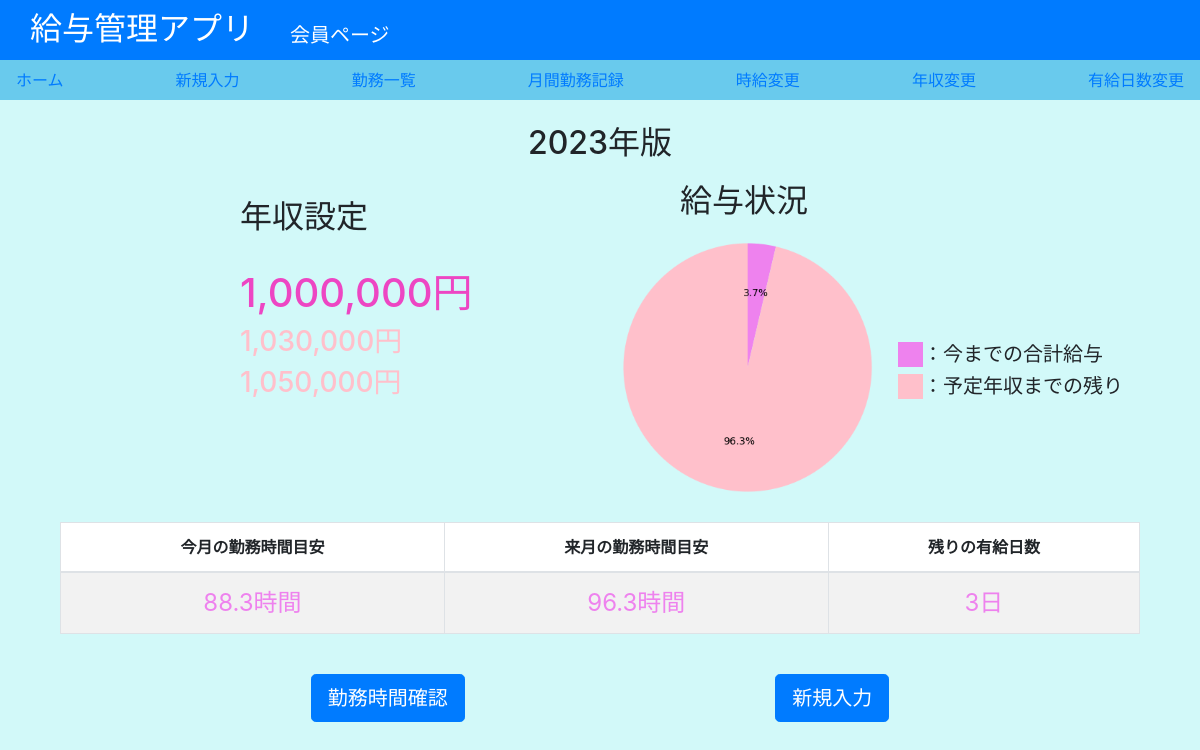
Page /top/1/ (signed in) on the committed database.
### salary/models.py (models this page shows, shortened)
class Yearwage(models.Model):
    class Meta:
       verbose_name="年収"
    name = models.PositiveIntegerField(default=1000000,verbose_name="年収")
    user = models.ForeignKey(get_user_model(), verbose_name='ログインユーザー', on_delete=models.CASCADE)

### salary/views.py (the view)
# urls.py: path("top/<int:year_wage_id>/", views.apptop_template, name="top"),
def apptop_template(request,year_wage_id):
    global l
    l=1
    work1 = Work.objects.filter(Worked_date__year = date.today().year,Worked_date__month__lte = date.today().month,user_id=request.user.id)
    work2 = Work.objects.filter(Worked_date__year = date.today().year,Worked_date__month__lt = date.today().month,user_id=request.user.id)
    work1_2 = Work.objects.filter(Q(Worked_date__year = date.today().year,Worked_date__month__lte = date.today().month,user_id=request.user.id),Q(zangyo_m__isnull=False)|Q(zangyo_h__isnull=False))
    work2_2 = Work.objects.filter(Q(Worked_date__year = date.today().year,Worked_date__month__lt = date.today().month),Q(zangyo_m__isnull=False,user_id=request.user.id)|Q(zangyo_h__isnull=False))
    if Zangyo.objects.filter(user_id=request.user.id).exists():
        zangyo = int(Zangyo.objects.get(user_id=request.user.id).name)
    else:
        zangyo = 0
        l=0
    if work1.all().exists():
        sum_wage1_2 = int(work1.aggregate(Sum("total_wage")).get("total_wage__sum"))
    else:
        sum_wage1_2 = 0
    if work2.all().exists():
        sum_wage2_2 = int(work2.aggregate(Sum("total_wage")).get("total_wage__sum"))
    else:
        sum_wage2_2 = 0
    if work1_2.all().exists():
        re_zangyo_h = work1_2.aggregate(Sum("zangyo_h")).get("zangyo_h__sum")
        re_zangyo_m = work1_2.aggregate(Sum("zangyo_m")).get("zangyo_m__sum")
        if re_zangyo_h:
            zangyo_h_1 = int(re_zangyo_h)
        else:
            zangyo_h_1 =0
        if re_zangyo_m:
            zangyo_m_1 = int(re_zangyo_m)
        else:
            zangyo_m_1 =0
    else:
        zangyo_h_1 = 0
        zangyo_m_1 =0
    if work2_2.all().exists():
        re_zangyo_h = work2_2.aggregate(Sum("zangyo_h")).get("zangyo_h__sum")
        re_zangyo_m = work2_2.aggregate(Sum("zangyo_m")).get("zangyo_m__sum")
        if re_zangyo_h:
            zangyo_h_2 = int(re_zangyo_h)
        else:
            zangyo_h_2 =0
        if re_zangyo_m:
            zangyo_m_2 = int(re_zangyo_m)
        else:
            zangyo_m_2 =0
    else:
        zangyo_h_2 = 0
        zangyo_m_2 =0
    if not work1_2:
        sum_wage1 = sum_wage1_2
    else:
        sum_wage1 = sum_wage1_2+zangyo*zangyo_h_1+zangyo*zangyo_m_1/60
    if not work2_2:
        sum_wage2 = sum_wage2_2
    else:
        sum_wage2 = sum_wage2_2+zangyo*zangyo_h_2+zangyo*zangyo_m_2/60
    if Wage.objects.filter(user_id=request.user.id).exists():
        pass
    else:
        l=0
    if Yearwage.objects.filter(user_id=request.user.id).exists():
        if year_wage_id == 1:
            num = int(Yearwage.objects.filter(user_id=request.user.id).aggregate(Min("id")).get("id__min"))
            yearwage = Yearwage.objects.filter(user_id=request.user.id).get(id = num).name
        else:
            yearwage = Yearwage.objects.filter(user_id=request.user.id).get(id = year_wage_id).name
        if yearwage-sum_wage1>=0:
            pie = [sum_wage1, yearwage-sum_wage1]
            label = ["累計給与","残り"]
        else:
            pie = [sum_wage1]
            label = ["累計給与"]
        chart = graph.Plot_PieChart(pie, label)
    else:
        yearwage=0
        l=0
    if total_yukyu.objects.filter(user_id=request.user.id).exists():
        Total_yukyu = total_yukyu.objects.filter(user_id=request.user.id).get(number=1).name
    else:
        Total_yukyu = 0
        l=0
    day = date.today() + relativedelta(months=-1)
    month = int(date.today().month)
    year_wage = Yearwage.objects.filter(user_id=request.user.id)
    work_year=Work.objects.filter(Worked_date__year = date.today().year,user_id=request.user.id)
    if not work_year:
        sum_yukyu=0
    else:
        sum_yukyu = Work.objects.filter(Worked_date__year = date.today().year,user_id=request.user.id).aggregate(Sum("yukyu")).get("yukyu__sum")
    if not work_year.filter(Worked_date__month = day.month):
        wage_avg=Wage.objects.filter(user_id=request.user.id).aggregate(Avg("name")).get("name__avg")
    else:
        wage_avg = Work.objects.filter(Worked_date__year = day.year,Worked_date__month = day.month,user_id=request.user.id).aggregate(Avg("wage")).get("wage__avg")
    if not work_year.filter(Worked_date__month = date.today().month):
        wage_avg_2=Wage.objects.filter(user_id=request.user.id).aggregate(Avg("name")).get("name__avg")
    else:
        wage_avg_2 = Work.objects.filter(Worked_date__year = date.today().year,Worked_date__month = date.today().month,user_id=request.user.id).aggregate(Avg("wage")).get("wage__avg")
    if l == 0:
        return render(request,"salary/setting.html",{"wage":Wage.objects.filter(user_id=request.user.id),"yearwage":yearwage,"totalyukyu":Total_yukyu,"zangyo":zangyo})
    else:
        return render(
            request,
            'salary/apptop.html',
            {
                'sum_wage1':sum_wage1,
                'sum_wage2':sum_wage2,
                'wage_avg':wage_avg,
                'wage_avg_2':wage_avg_2,
                'tomonth':13-month,
                'nextmonth':12-month,
                'yearwage':yearwage,
                'sum_yukyu':sum_yukyu,
                'total_yukyu':Total_yukyu,
                'year_wage':year_wage,
                'zangyo':zangyo,
                'id':year_wage_id,
                'chart':chart,
            }
        )

### salary/graph.py (called while the page is built)
def Output_Graph():
    buffer = BytesIO()
    plt.savefig(buffer, format="png", transparent=True) #transparent=Trueで背景透明化
    buffer.seek(0)
    img = buffer.getvalue()
    graph = base64.b64encode(img)
    graph = graph.decode("utf-8")
    buffer.close()
    return graph

def Plot_PieChart(p,l):
    plt.rcParams['font.family'] = 'Ms Gothic'
    c = ['violet',"pink"]
    plt.switch_backend("AGG")
    plt.figure(figsize=(4,4))
    plt.pie(p, autopct='%.1f%%', colors = c, counterclock=False, startangle=90, radius=1.4, center=(0, 0))
    graph = Output_Graph()
    return graph

### salary/templates/salary/apptop.html (shortened to what this page needs)
{% extends "salary/base2.html" %}
{% load mathfilters %}
{% load humanize %}
{% block main %}
    <h2 style="margin: 0;" class="center"><script type="text/javascript">ShowNowYear();</script>年版</h2>
    <div class="flex1" style="display: flex; margin: 0; height: 360px;">
        <div class="text2" style="width: 30%; margin-left: 20%;">
            <h2 style=" margin-top: 10%;">年収設定</h2><br>
            <form>
                {% for year_wage in year_wage %}
                {% if id == year_wage.id %}
                    <h1><a style="color: rgb(237, 70, 195);" href="{% url 'top' year_wage.id %}">{{ year_wage.name|intcomma }}円</a></h1>
                {% else %}
                    <h3><a style="color: pink;" href="{% url 'top' year_wage.id %}">{{ year_wage.name|intcomma }}円</a></h3>
                {% endif %}
                {% endfor %}
            </form>
        </div>
        <div style="display:flex; flex-flow: column;">
            <h2 style="text-align: center; height: 40px; margin-top: 20px; margin-bottom: 0;">給与状況</h2>
            <img style="height: 80%;" onerror="this.style.display='none'"/>
        </div>
        <div style="width: 25%; margin-left: 10px;">
            <div style="margin-top: 60%; display: flex;">
                <div style="width: 25px; height: 25px; background-color: violet; border: 4px black;"></div>
                <h5>：今までの合計給与</h5>
            </div>
            <div style="display: flex;">
                <div style="width: 25px; height: 25px; background-color: pink; border: 4px black;"></div>
                <h5>：予定年収までの残り</h5>
            </div>
        </div>
    </div>
    <table id=time_list width="100%" class="table table-striped table-bordered table-hover" style="background-color: white; width: 90%; margin-left: 5%; margin-top: 0;">
        <thead>
            <tr>
                <th class="center">今月の勤務時間目安</th>
                <th class="center">来月の勤務時間目安</th>
                <th class="center">残りの有給日数</th>
            </tr>
        </thead>
        <tbody>
            <tr>
                {% if not sum_wage2 %}
                    <td class="center"><span class="important">{{ yearwage|div:wage_avg_2|div:tomonth|floatformat }}時間</span></td>
                {% else %}
                    <td class="center"><span class="important">{{ yearwage|sub:sum_wage2|div:wage_avg|div:tomonth|floatformat }}時間</span></td>
                {% endif %}
                {% if nextmonth == 0 %}
                    <td class="center"><span class="important">{{ yearwage|div:wage_avg|div:12|floatformat }}時間</span></td>
                {% else %}
                    {% if not wage_avg %}
                        <td class="center"><span class="important">{{ yearwage|sub:sum_wage1|div:wage_avg_2|div:nextmonth|floatformat }}時間</span></td>
                    {% else %}
                        <td class="center"><span class="important">{{ yearwage|sub:sum_wage1|div:wage_avg|div:nextmonth|floatformat }}時間</span></td>
                    {% endif %}
                {% endif %}
                {% if total_yukyu > sum_yukyu %}
                    <td class="center"><span class="important">{{ total_yukyu|sub:sum_yukyu }}日</span></td>
                {% else %}
                    <td class="center">0日</td>
                {% endif %}
            </tr>
        </tbody>
    </table>
    <br>
    <h1 class="button">
        <a class="btn btn-primary btn-lg" href="{% url 'list' %}" role="button">勤務時間確認</a>
        <a class="btn btn-primary btn-lg" href="{% url 'create' %}" role="button">新規入力</a>
    </h1>
{% endblock %}

### salary/static/main.css (style rules this page uses)
.center { text-align: center; }
.button { display: flex; justify-content: space-evenly; }
span { display: block; color: violet; font-size: 150%; }

### rows in the picture
Yearwage: name "1,000,000"
Yearwage: name "1,030,000"
Yearwage: name "1,050,000"

### other values in the picture
{{ yearwage|sub:sum_wage2|div:wage_avg|div:tomonth|floatformat }} "88.3"
{{ yearwage|sub:sum_wage1|div:wage_avg|div:nextmonth|floatformat }} "96.3"
{{ total_yukyu|sub:sum_yukyu }} "3"
